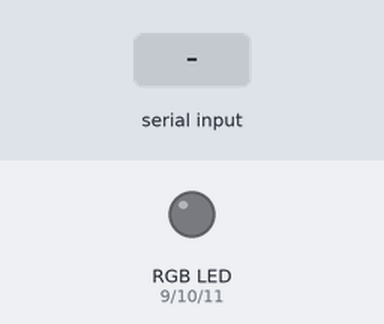
The sketch below on a simulated Arduino Uno, built with avr-gcc and run on an emulated ATmega328P. On the bench: an RGB LED mixed from three pins (HIGH = lit). The test bench sets the inputs (shaded band).

Above: at 1.2 s.
1.3 s: "1" received over Serial
At 1.9 s:
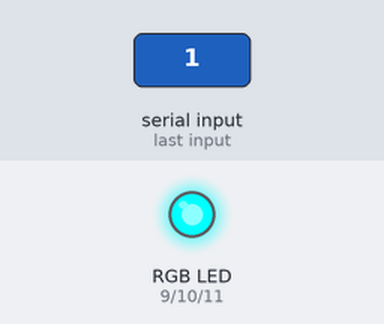
2.8 s: "2" received over Serial
At 4.0 s:
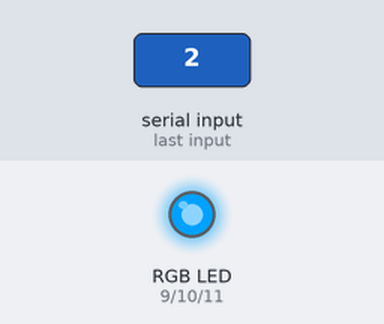
4.3 s: "3" received over Serial
At 5.3 s:
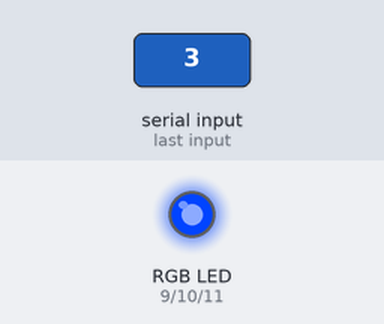
5.8 s: "5" received over Serial
At 6.5 s:
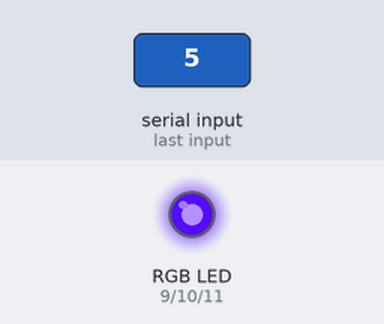
7.3 s: "r" received over Serial
At 7.6 s:
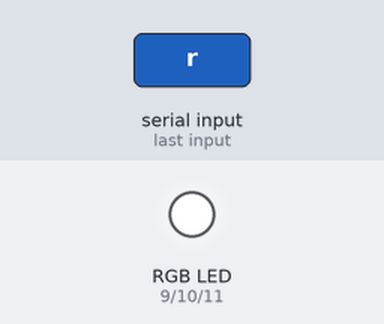
8.8 s: "1" received over Serial
At 10.0 s:
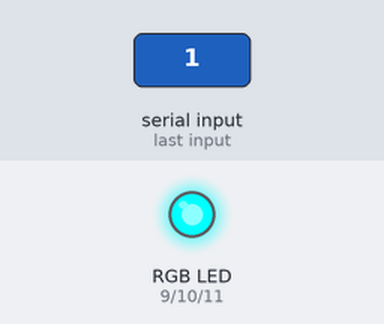
Timing chart, 0 to 11.3 s (numbered marks = the images above; inputs shaded):
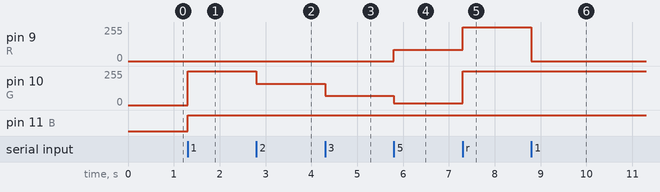

Measured:
- after the input at 1.3 s, pin 10 (G): 0/255 → 255/255 at once; pin 11 (B): LOW → HIGH at once
- after the input at 2.8 s, pin 10 (G): 255/255 → 161/255 at once
- after the input at 4.3 s, pin 10 (G): 161/255 → 68/255 at once
- after the input at 5.8 s, pin 9 (R): 0/255 → 84/255 at once; pin 10 (G): 68/255 → 13/255 at once
- after the input at 7.3 s, pin 9 (R): 84/255 → 255/255 at once; pin 10 (G): 13/255 → 255/255 at once
- after the input at 8.8 s, pin 9 (R): 255/255 → 0/255 at once

The sketch:

12.RGB3_LED_test2.ino
```cpp
int R=9, G=10, B=11;

void setup() {
  pinMode(R,OUTPUT);
  pinMode(G,OUTPUT);
  pinMode(B,OUTPUT);
  Serial.begin(9600);
}

void loop() {
  byte data;
  data = Serial.read();
  if (data == '1') {
    analogWrite(R, 0);
    analogWrite(G, 255);
    analogWrite(B, 255);
    delay(200);
  } else if (data == '2') {
    analogWrite(R, 0);
    analogWrite(G, 161);
    analogWrite(B, 255);
    delay(200);
  } else if (data == '3') {
    analogWrite(R, 0);
    analogWrite(G, 68);
    analogWrite(B, 255);
    delay(200);
  } else if (data == '4') {
    analogWrite(R, 0);
    analogWrite(G, 27);
    analogWrite(B, 255);
  } else if (data == '5') {
    analogWrite(R, 84);
    analogWrite(G, 13);
    analogWrite(B, 255);
  } else if (data == 'r') {
    analogWrite(R, 255);
    analogWrite(G, 255);
    analogWrite(B, 255);
  }
}
```
